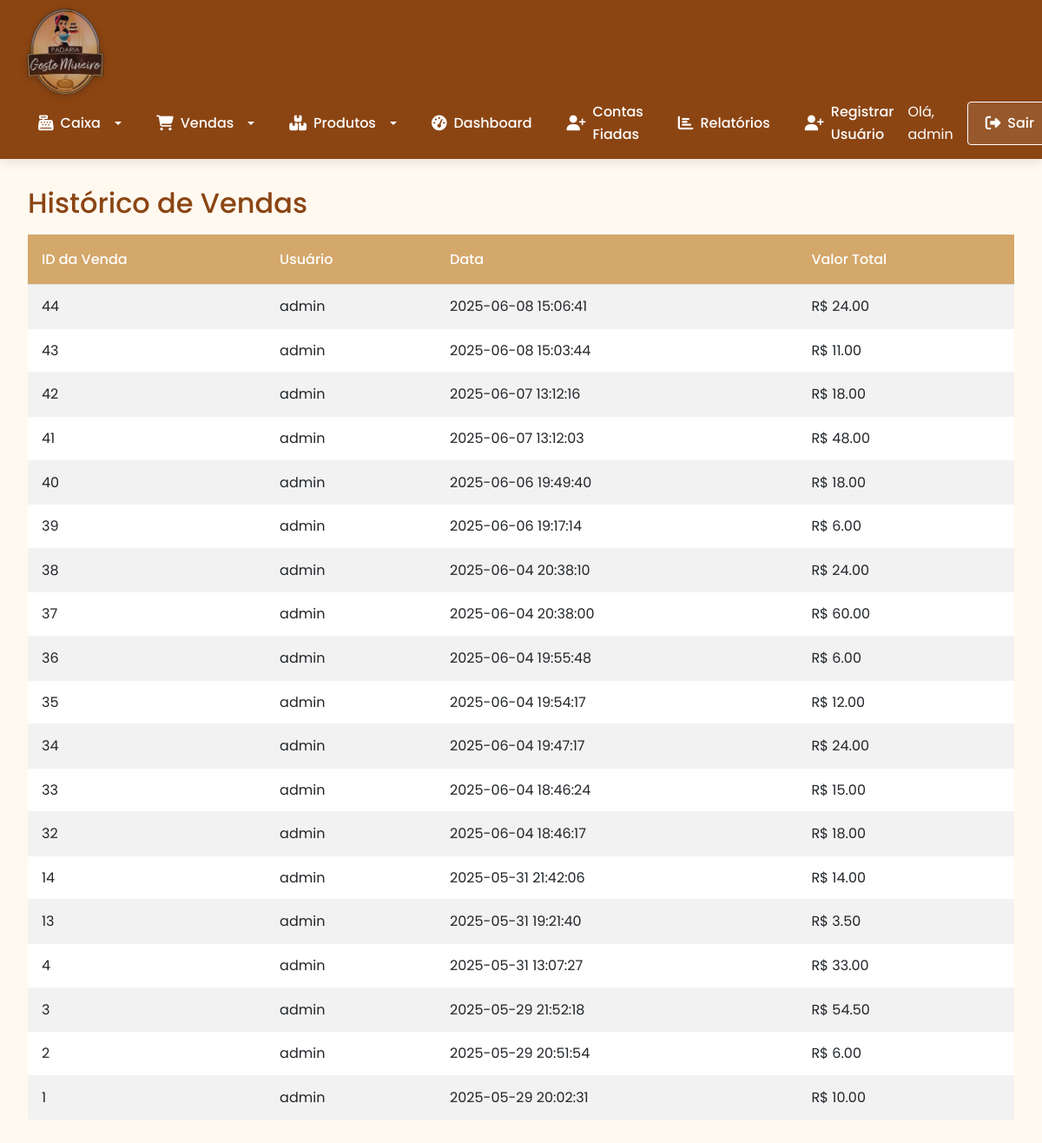
/historico_vendas (signed in), run on an earlier commit of the app's database.
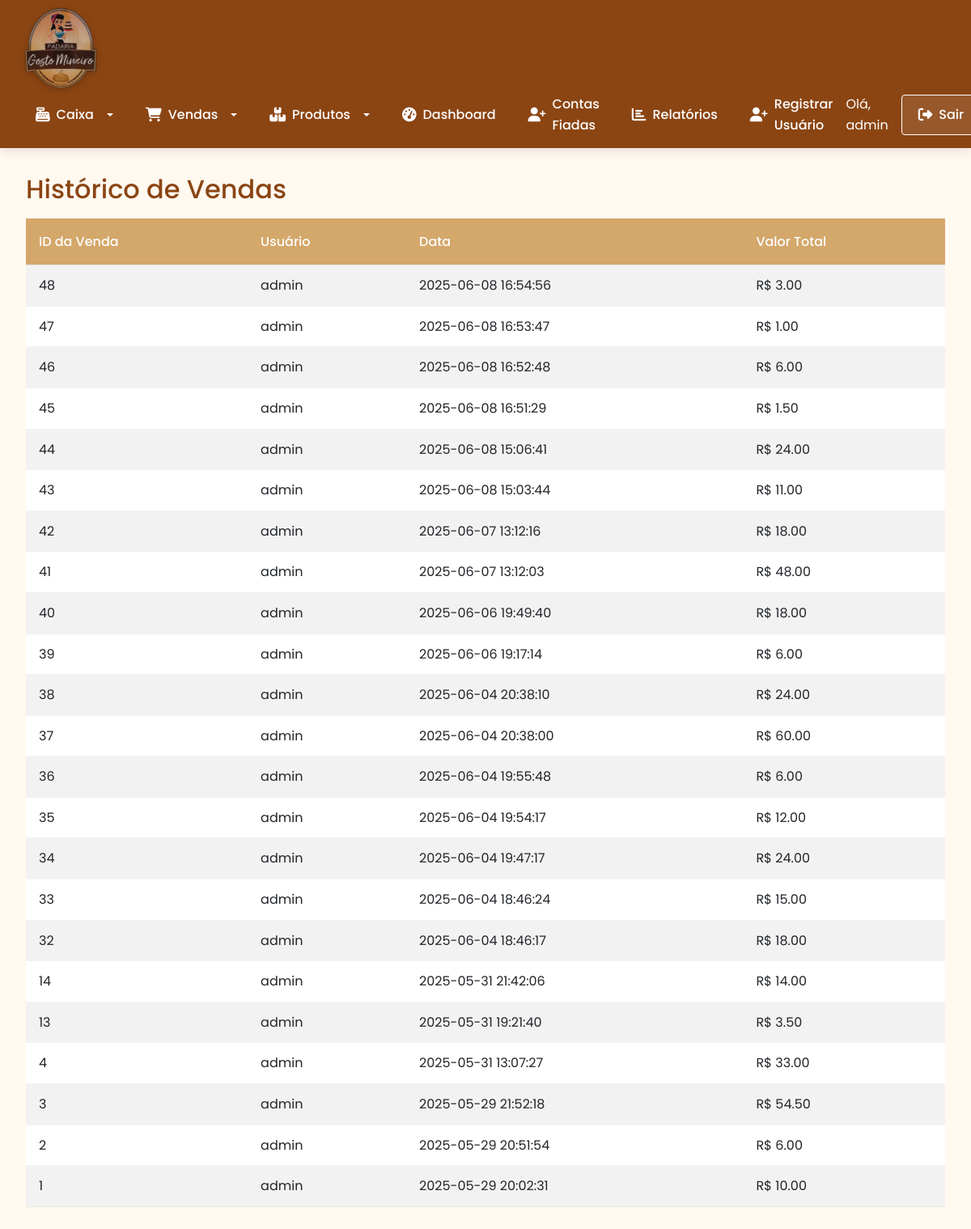
And on a later commit of the database.
### tables this page shows
CREATE TABLE usuarios (
    id INTEGER PRIMARY KEY AUTOINCREMENT,
    nome TEXT NOT NULL,
    senha TEXT NOT NULL,
    tipo TEXT DEFAULT 'usuario' -- adm ou usuario
);

CREATE TABLE vendas (
    id INTEGER PRIMARY KEY AUTOINCREMENT,
    data_hora TEXT NOT NULL,
    usuario_id INTEGER NOT NULL,
    valor_total REAL NOT NULL,
    forma_pagamento TEXT NOT NULL,
    FOREIGN KEY(usuario_id) REFERENCES usuarios(id)
);

### app.py (the view)
@app.route('/historico_vendas')
@login_required
def historico_vendas():
    db = get_db()
    usuario_id = current_user.id
    vendas_usuario = db.execute('''
        SELECT v.id, u.nome, v.valor_total, v.data_hora
        FROM vendas v
        JOIN usuarios u ON v.usuario_id = u.id
        WHERE v.usuario_id = ?
        ORDER BY v.data_hora DESC
    ''', (usuario_id,)).fetchall()
    return render_template('historico_vendas.html', vendas=vendas_usuario)

### app.py (called while the page is built)
@app.before_request
def make_session_permanent():
    session.permanent = True  # Ativa expiração da sessão

@login_manager.user_loader
def load_user(user_id):
    db = get_db()
    cur = db.execute('SELECT * FROM usuarios WHERE id = ?', (user_id,))
    user = cur.fetchone()
    if user:
        return User(user[0], user[1], user[3])
    return None

### database.py (called while the page is built)
def get_db():
    db = getattr(g, '_database', None)
    if db is None:
        db = g._databse = sqlite3.connect(DATABASE)
        db.row_factory = sqlite3.Row
    return db

def close_connection(exception):
    db = getattr(g, '_database', None)
    if db is not None:
        db.close()

### templates/historico_vendas.html (shortened to what this page needs)
{% extends "base.html" %}
{% block content %}
<h2>Histórico de Vendas</h2>
{% if vendas %}
    <table class="table table-striped">
        <thead>
            <tr>
                <th>ID da Venda</th>
                <th>Usuário</th>
                <th>Data</th>
                <th>Valor Total</th>
            </tr>
        </thead>
        <tbody>
            {% for venda in vendas %}
                <tr>
                    <td>{{ venda[0] }}</td>
                    <td>{{ venda[1] }}</td>
                    <td>{{ venda[3] }}</td>
                    <td>R$ {{ "%.2f"|format(venda[2]) }}</td>
                </tr>
            {% endfor %}
        </tbody>
    </table>
{% else %}
    <p class="alert alert-info">Nenhuma venda registrada ainda.</p>
{% endif %}
{% endblock %}

### templates/base.html (shortened to what this page needs)
<!DOCTYPE html>
<html lang="pt-br">
<head>
    <link href="https://cdn.jsdelivr.net/npm/bootstrap@5.3.0/dist/css/bootstrap.min.css" rel="stylesheet">
    <link href="https://cdnjs.cloudflare.com/ajax/libs/font-awesome/6.4.0/css/all.min.css" rel="stylesheet">
    <link rel="stylesheet" href="{{ url_for('static', filename='style.css') }}">
</head>
<body>
<header>
    <nav class="navbar navbar-expand-lg">
        <div class="container-fluid">
            <div class="navbar-logo">
                <a href="{{ url_for('index') }}">
                    <img src="{{ url_for('static', filename='logo.png') }}" />
                </a>
            </div>
            <div class="collapse navbar-collapse" id="navbarContent">
                <ul class="navbar-nav me-auto mb-2 mb-lg-0">
                    {% if current_user.is_authenticated %}
                        <li class="nav-item dropdown">
                            <a class="nav-link dropdown-toggle" href="#" id="caixaDropdown" role="button" data-bs-toggle="dropdown">
                                <i class="fas fa-cash-register"></i> Caixa
                            </a>
                        </li>
                        <li class="nav-item dropdown">
                            <a class="nav-link dropdown-toggle" href="#" id="vendasDropdown" role="button" data-bs-toggle="dropdown">
                                <i class="fas fa-cart-shopping"></i> Vendas
                            </a>
                        </li>
                        <li class="nav-item dropdown">
                            <a class="nav-link dropdown-toggle" href="#" id="produtosDropdown" role="button" data-bs-toggle="dropdown">
                                <i class="fas fa-boxes"></i> Produtos
                            </a>
                        </li>
                        <li class="nav-item">
                            <a class="nav-link" href="{{ url_for('dashboard') }}"><i class="fas fa-tachometer-alt"></i> Dashboard</a>
                        </li>
                        <li class="nav-item">
                            <a class="nav-link" href="{{ url_for('listar_clientes') }}"><i class="fas fa-user-plus"></i> Contas Fiadas</a>
                        </li>
                        <li class="nav-item">
                            <a class="nav-link" href="{{ url_for('relatorios') }}"><i class="fas fa-chart-bar"></i> Relatórios</a>
                        </li>
                        {% if current_user.tipo == 'adm' %}
                            <li class="nav-item">
                                <a class="nav-link" href="{{ url_for('register') }}"><i class="fas fa-user-plus"></i> Registrar Usuário</a>
                            </li>
                        {% endif %}
                    {% else %}
                        <li class="nav-item">
                            <a class="nav-link" href="{{ url_for('login') }}"><i class="fas fa-sign-in-alt"></i> Login</a>
                        </li>
                    {% endif %}
                </ul>
                <div class="d-flex align-items-center">
                    {% if current_user.is_authenticated %}
                        <span class="text-white me-3">Olá, {{ current_user.nome }}</span>
                        <a href="{{ url_for('logout') }}" class="btn btn-outline-light"><i class="fas fa-sign-out-alt"></i> Sair</a>
                    {% endif %}
                </div>
            </div>
        </div>
    </nav>
</header>
<div class="container">
    {% block content %}{% endblock %}
</div>
</body>
</html>

### static/style.css (style rules this page uses)
:root { --primary: #D4A76A; --secondary: #8B4513; --accent: #E31837; --light: #FFF9F0; --dark: #2C241B; --success: #5CB85C; --info: #5BC0DE; --warning: #F0AD4E; --danger: #D9534F; }
* { margin: 0; padding: 0; box-sizing: border-box; font-family: 'Poppins', sans-serif; }
body { font-family: 'Poppins', sans-serif; background-color: var(--light); color: var(--dark); line-height: 1.6; min-height: 100vh; }
.navbar { background-color: var(--secondary); padding: 1rem 2rem; box-shadow: 0 4px 12px rgba(0, 0, 0, 0.1); display: flex; align-items: center; flex-wrap: wrap; justify-content: space-around; }
.navbar-nav { display: flex; align-items: center; gap: 1.5rem; }
.navbar-logo img { height: 80px; filter: drop-shadow(0 2px 4px rgba(0, 0, 0, 0.2)); transition: transform 0.3s ease; }
.nav-link { color: white; text-decoration: none; font-weight: 500; font-size: 1rem; padding: 0.5rem 1rem; border-radius: 4px; transition: all 0.3s ease; justify-content: space-around; gap: 0.5rem; }
.nav-link i { font-size: 1.1rem; }
.container { flex: 1; padding: 2rem; max-width: 1200px; margin: 0 auto; width: 100%; }
.btn { padding: 0.5rem 1.25rem; border-radius: 4px; font-weight: 500; height: 50px; transition: all 0.3s ease; border: none; cursor: pointer; display: inline-flex; align-items: center; gap: 0.5rem; }
.btn-outline-light { background-color: transparent; color: white; border: 1px solid white; }
.table { width: 100%; border-collapse: collapse; }
.table th { background-color: var(--primary); color: white; padding: 1rem; text-align: left; font-weight: 500; }
.table td { padding: 0.75rem 1rem; border-bottom: 1px solid rgba(0, 0, 0, 0.05); }
h1, h2, h3, h4, h5, h6 { color: var(--secondary); margin-bottom: 1rem; }
h2 { font-size: 2rem; }
a, button { transition: all 0.3s ease; }
.nav-item { animation: fadeIn 0.5s ease forwards; }
i.fas { font-size: 1.1em; }
.btn-outline-light { background-color: rgba(255, 255, 255, 0.1); transition: all 0.3s ease; }
.navbar { background-color: var(--secondary); padding: 0.5rem 1rem; }
.navbar-expand-lg .navbar-nav .nav-link { padding: 0.5rem 1rem; color: white; display: flex; align-items: center; gap: 0.5rem; }
.navbar-nav { gap: 0.5rem; }
.navbar-logo img { height: 100px; margin-right: 1rem; }
.dropdown-toggle::after { margin-left: 0.5em; vertical-align: 0.15em; }

What changed in the data, as far as the page shows it:
added vendas: id "48", nome "admin", data_hora "2025-06-08 16:54:56", valor_total "3.00"
added vendas: id "47", nome "admin", data_hora "2025-06-08 16:53:47", valor_total "1.00"
added vendas: id "46", nome "admin", data_hora "2025-06-08 16:52:48", valor_total "6.00"
added vendas: id "45", nome "admin", data_hora "2025-06-08 16:51:29", valor_total "1.50"
